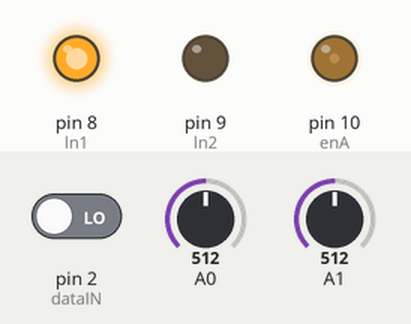
This sketch was run on a simulated Arduino Uno, built with avr-gcc and run on an emulated ATmega328P. Parts: output pins drawn as LEDs (lit = HIGH). Inputs (shaded band) come from the test bench; at power-on: pin 2 (dataIN) LOW, A0 = 512, A1 = 512. What the sketch prints to the serial monitor is not drawn.

Above: at 0.1 s.
At 38.1 s:
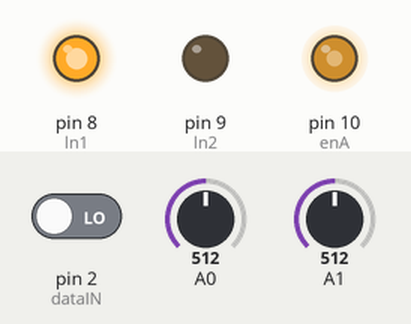
Timing chart, 0 to 39.6 s (numbered marks = the images above):
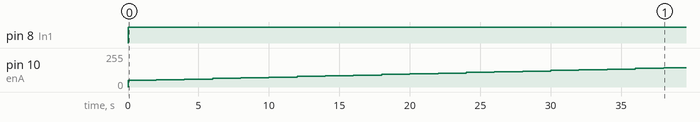

Measured:
- by itself, pin 8 (ln1): LOW → HIGH at 0.00 s
- by itself, pin 10 (enA): moves from 0/255 to 145/255 over 38.0 s

The sketch:

ir_as_tacheometer.ino
```cpp
//#include "Plotter.h"
//
//Plotter p;

const int dataIN = 2; //IR sensor INPUT

unsigned long prevmillis; // To store time
unsigned long duration; // To store time difference
unsigned long refresh; // To store time for refresh of reading

int rpm; // RPM value

boolean currentstate; // Current state of IR input scan
boolean prevstate; // State of IR sensor in previous scan
int ln1 = 8;
int ln2 = 9;
int enA = 10;

float v_out = 0.0;
float v_in = 0.0;
float r1 = 30000.0;
float r2 = 7500.0;
int value = 0;

const int voltage = A0;
const int back_emf = A1;

int i = 50;

float measure_voltage(int sensor_pin)
{
  value = analogRead(sensor_pin);
  // Serial.println(value);
  v_out = (value * 5.0) / 1024.0;
  v_in = v_out / (r2/(r1+r2));
  // Serial.print("Input = ");
  // Serial.println(v_in);
  return v_in;
}

float measure_rpm(int dataIN)
{
  // RPM Measurement
  currentstate = digitalRead(dataIN); // Read IR sensor state
  if( prevstate != currentstate) // If there is change in input
   {
     if( currentstate == HIGH ) // If input only changes from LOW to HIGH
       {
         duration = ( micros() - prevmillis ); // Time difference between revolution in microsecond
         rpm = (60000000/duration); // rpm = (1/ time millis)*1000*1000*60;
         prevmillis = micros(); // store time for nect revolution calculation
       }
   }
  prevstate = currentstate; // store this scan (prev scan) data for next scan

  // LCD Display
  if( ( millis()-refresh ) >= 100 )
    {
       return rpm;
       //Serial.println(rpm);
    }
}

void setup()
{
  // p.Begin(); // start plotter
  //
  // p.AddTimeGraph( "RPM time graph", 1500, "rpm",  rpm); // add any graphs you want

  pinMode(dataIN,INPUT);
  pinMode(ln1,OUTPUT);
  pinMode(ln2,OUTPUT);
  pinMode(enA,OUTPUT);
  prevmillis = 0;
  prevstate = LOW;
  Serial.begin(115200);
}
void loop()
{

  if(i<=255)
  {
    digitalWrite(ln1,HIGH);
    digitalWrite(ln2,LOW);
    analogWrite(enA,i);

    double prevtime = micros();
    while(micros() - prevtime <= 2000000)
    {
      // Serial.println(micros() - prevtime);
      float rpm  = measure_rpm(dataIN);

      float in_voltage = measure_voltage(voltage);
      float out_voltage = measure_voltage(back_emf);

      // Serial.print("RPM ");
      Serial.println(rpm);
      // Serial.print("Voltage_IN ");
      // Serial.println(in_voltage);
      // Serial.print(" Voltage_OUT ");
      // Serial.println(out_voltage);
      // p.Plot();

    }
  }
  else
  {
    i = 45;
  }
  i = i + 5;
}
```
